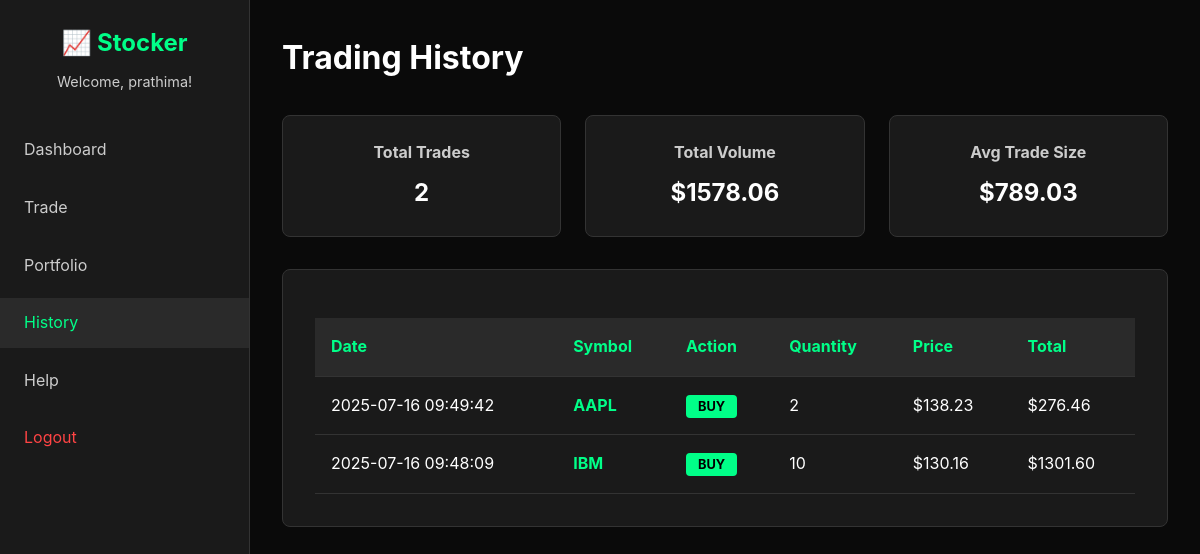
Screenshot of /history (signed in) with the database file from the repository.
### tables this page shows
CREATE TABLE trades (
            id INTEGER PRIMARY KEY AUTOINCREMENT,
            user_id INTEGER,
            symbol TEXT NOT NULL,
            action TEXT NOT NULL,
            quantity INTEGER NOT NULL,
            price REAL NOT NULL,
            total REAL NOT NULL,
            created_at TIMESTAMP DEFAULT CURRENT_TIMESTAMP,
            FOREIGN KEY (user_id) REFERENCES users (id)
        );

### app.py (the view)
@app.route('/history')
def history():
    if 'user_id' not in session or session['role'] != 'Trader':
        return redirect(url_for('login'))
    conn = sqlite3.connect('stocker.db')
    cursor = conn.cursor()
    cursor.execute('SELECT * FROM trades WHERE user_id = ? ORDER BY created_at DESC',
                  (session['user_id'],))
    trades = cursor.fetchall()
    conn.close()
    return render_template('history.html', trades=trades)

### templates/history.html (shortened to what this page needs)
<!DOCTYPE html>
<html lang="en">
<head>
    <link rel="stylesheet" href="{{ url_for('static', filename='styles.css') }}">
</head>
<body>
    <div class="dashboard-container">
        <nav class="sidebar">
            <div class="sidebar-header">
                <h2>📈 Stocker</h2>
                <p>Welcome, {{ session.username }}!</p>
            </div>
            <ul class="nav-menu">
                <li><a href="{{ url_for('dashboard') }}" class="nav-link">Dashboard</a></li>
                <li><a href="{{ url_for('trade') }}" class="nav-link">Trade</a></li>
                <li><a href="{{ url_for('portfolio') }}" class="nav-link">Portfolio</a></li>
                <li><a href="{{ url_for('history') }}" class="nav-link active">History</a></li>
                <li><a href="{{ url_for('help') }}" class="nav-link">Help</a></li>
                <li><a href="{{ url_for('logout') }}" class="nav-link logout">Logout</a></li>
            </ul>
        </nav>
        <main class="main-content">
            <div class="content-header">
                <h1>Trading History</h1>
            </div>
            <div class="history-container">
                {% if trades %}
                    <div class="history-stats">
                        <div class="stat-card">
                            <h3>Total Trades</h3>
                            <p>{{ trades|length }}</p>
                        </div>
                        <div class="stat-card">
                            <h3>Total Volume</h3>
                            <p>${{ "%.2f"|format(trades|sum(attribute=6)) }}</p>
                        </div>
                        <div class="stat-card">
                            <h3>Avg Trade Size</h3>
                            <p>${{ "%.2f"|format((trades|sum(attribute=6)) / trades|length) }}</p>
                        </div>
                    </div>
                    <div class="history-table">
                        <table class="data-table">
                            <thead>
                                <tr>
                                    <th>Date</th>
                                    <th>Symbol</th>
                                    <th>Action</th>
                                    <th>Quantity</th>
                                    <th>Price</th>
                                    <th>Total</th>
                                </tr>
                            </thead>
                            <tbody>
                                {% for trade in trades %}
                                    <tr>
                                        <td>{{ trade[7][:19] }}</td>
                                        <td class="symbol">{{ trade[2] }}</td>
                                        <td>
                                            <span class="action-badge {% if trade[3] == 'Buy' %}buy{% else %}sell{% endif %}">
                                                {{ trade[3] }}
                                            </span>
                                        </td>
                                        <td>{{ trade[4] }}</td>
                                        <td>${{ "%.2f"|format(trade[5]) }}</td>
                                        <td>${{ "%.2f"|format(trade[6]) }}</td>
                                    </tr>
                                {% endfor %}
                            </tbody>
                        </table>
                    </div>
                {% else %}
                    <div class="empty-history">
                        <h2>No Trading History</h2>
                        <p>You haven't made any trades yet.</p>
                        <a href="{{ url_for('trade') }}" class="btn btn-primary">Start Trading</a>
                    </div>
                {% endif %}
            </div>
        </main>
    </div>
</body>
</html>

### static/styles.css (style rules this page uses)
* { margin: 0; padding: 0; box-sizing: border-box; }
body { font-family: -apple-system, BlinkMacSystemFont, 'Segoe UI', Roboto, Oxygen, Ubuntu, Cantarell, sans-serif; background-color: #0a0a0a; color: #ffffff; line-height: 1.6; }
.dashboard-container { display: flex; min-height: 100vh; }
.sidebar { width: 250px; background-color: #1a1a1a; border-right: 1px solid #333; padding: 1.5rem 0; }
.sidebar-header { padding: 0 1.5rem; margin-bottom: 2rem; text-align: center; }
.sidebar-header h2 { color: #00ff88; margin-bottom: 0.5rem; }
.sidebar-header p { color: #ccc; font-size: 0.9rem; }
.nav-menu { list-style: none; }
.nav-menu li { margin-bottom: 0.5rem; }
.nav-link { display: block; padding: 0.75rem 1.5rem; color: #ccc; text-decoration: none; transition: all 0.3s ease; }
.nav-link:hover, .nav-link.active { background-color: #2a2a2a; color: #00ff88; }
.nav-link.logout { color: #ff4444; }
.main-content { flex: 1; padding: 2rem; background-color: #0a0a0a; }
.content-header { display: flex; justify-content: space-between; align-items: center; margin-bottom: 2rem; }
.content-header h1 { color: #fff; font-size: 2rem; }
.data-table { width: 100%; border-collapse: collapse; margin-top: 1rem; }
.data-table th, .data-table td { padding: 1rem; text-align: left; border-bottom: 1px solid #333; }
.data-table th { background-color: #2a2a2a; color: #00ff88; font-weight: bold; }
.symbol { font-weight: bold; color: #00ff88; }
.history-container { display: flex; flex-direction: column; gap: 2rem; }
.history-stats { display: grid; grid-template-columns: repeat(auto-fit, minmax(200px, 1fr)); gap: 1.5rem; }
.stat-card { background-color: #1a1a1a; border: 1px solid #333; border-radius: 8px; padding: 1.5rem; text-align: center; }
.stat-card h3 { color: #ccc; margin-bottom: 0.5rem; font-size: 1rem; }
.stat-card p { color: #fff; font-size: 1.5rem; font-weight: bold; }
.history-table { background-color: #1a1a1a; border: 1px solid #333; border-radius: 8px; padding: 2rem; }
.action-badge { padding: 0.25rem 0.75rem; border-radius: 4px; font-size: 0.8rem; font-weight: bold; text-transform: uppercase; }
.action-badge.buy { background-color: #00ff88; color: #000; }

### rows the page displays
trades: created_at "2025-07-16 09:49:42", symbol "AAPL", action "BUY", quantity "2", price "138.23", total "276.46"
trades: created_at "2025-07-16 09:48:09", symbol "IBM", action "BUY", quantity "10", price "130.16", total "1301.60"

### other values shown
{{ session.username }} "prathima"
{{ trades|length }} "2"
{{ "%.2f"|format(trades|sum(attribute=6)) }} "1578.06"
{{ "%.2f"|format((trades|sum(attribute=6)) / trades|length) }} "789.03"
